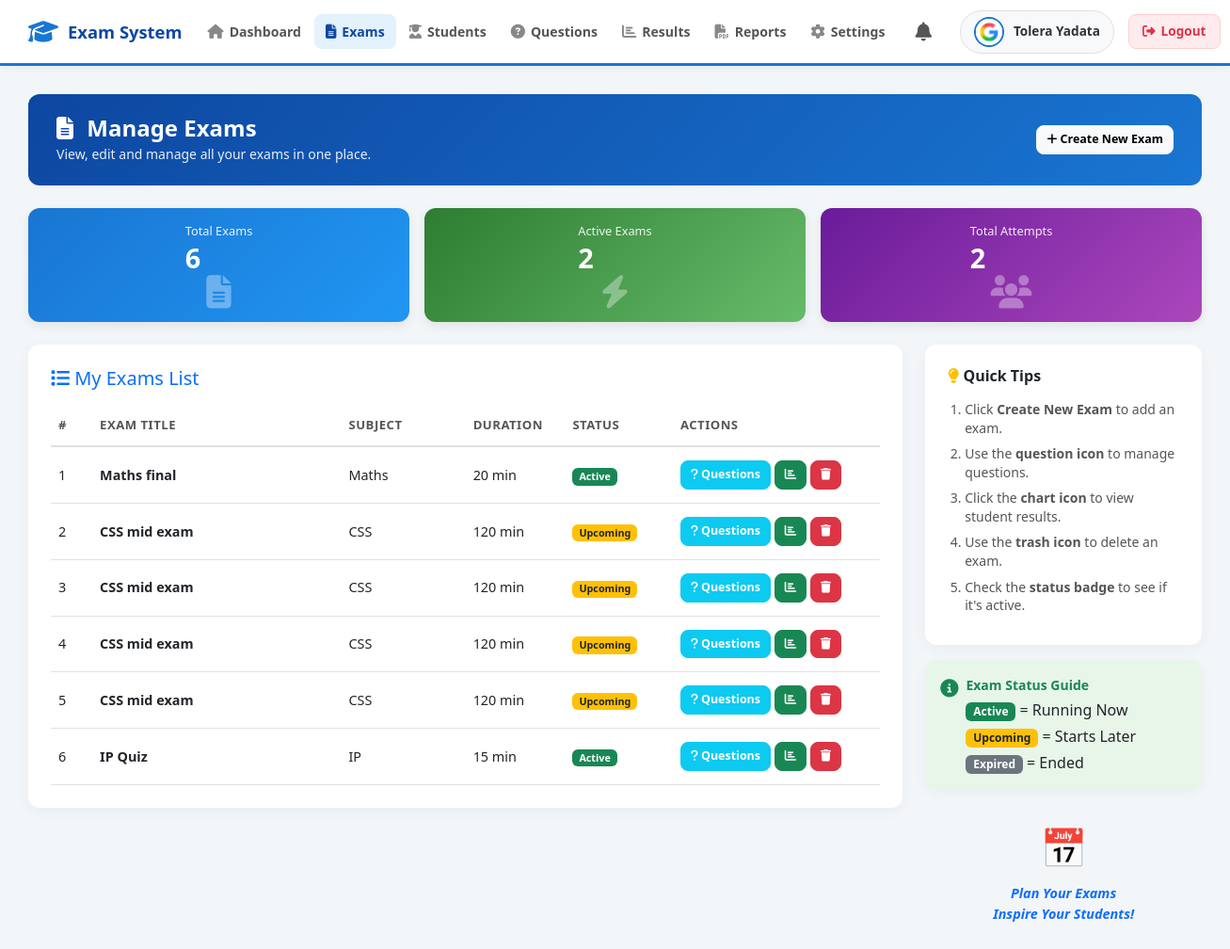
Page /teacher/manage_exams.php (signed in) on the committed database.
### tables this page shows
CREATE TABLE `users` (
  `user_id` int(11) NOT NULL,
  `name` varchar(100) NOT NULL,
  `email` varchar(100) NOT NULL,
  `username` varchar(50) NOT NULL,
  `password` varchar(255) NOT NULL,
  `role` varchar(20) NOT NULL,
  `status` varchar(10) DEFAULT 'Active',
  `created_at` datetime DEFAULT current_timestamp(),
  `profile_image` varchar(255) DEFAULT NULL
);

CREATE TABLE `exams` (
  `exam_id` int(11) NOT NULL,
  `title` varchar(100) NOT NULL,
  `subject` varchar(100) NOT NULL,
  `exam_type` varchar(50) NOT NULL,
  `duration_minutes` int(11) NOT NULL,
  `start_time` datetime NOT NULL,
  `end_time` datetime NOT NULL,
  `description` text DEFAULT NULL,
  `created_by` int(11) NOT NULL,
  `created_at` datetime DEFAULT current_timestamp(),
  `status` varchar(20) DEFAULT 'Draft',
  `total_questions` int(11) DEFAULT 0
);

### teacher/manage_exams.php (the view, shortened to what this page needs)
<?php
require_once ROOT_PATH . '/db_connect.php';
include ROOT_PATH . '/includes/header.php';
$teacher_id = $_SESSION['user_id'];
$totalExams = $conn->query("SELECT COUNT(*) as c FROM exams WHERE created_by = $teacher_id")->fetch_assoc()['c'];
$activeExams = $conn->query("SELECT COUNT(*) as c FROM exams WHERE created_by = $teacher_id AND NOW() BETWEEN start_time AND end_time")->fetch_assoc()['c'];
$totalAttempts = $conn->query("SELECT COUNT(*) as c FROM attempts a JOIN exams e ON a.exam_id = e.exam_id WHERE e.created_by = $teacher_id AND a.status='Completed'")->fetch_assoc()['c'];
$exams_query = $conn->query("SELECT * FROM exams WHERE created_by = $teacher_id ORDER BY exam_id DESC");
?>
<div class="main-content">
    <div class="page-header-box d-flex justify-content-between align-items-center mb-4">
        <div>
            <h4 class="m-0 fw-bold"><i class="fas fa-file-alt me-2"></i> Manage Exams</h4>
            <small>View, edit and manage all your exams in one place.</small>
        </div>
        <a href="create_exam.php" class="btn btn-light btn-sm fw-bold"><i class="fas fa-plus"></i> Create New Exam</a>
    </div>
    <div class="row g-3 mb-4">
        <div class="col-md-4">
            <div class="card summary-card" style="background: linear-gradient(135deg, #1976d2, #2196f3);">
                <div>
                    <small>Total Exams</small>
                    <h3><?php echo $totalExams; ?></h3>
                </div>
                <i class="fas fa-file-alt"></i>
            </div>
        </div>
        <div class="col-md-4">
            <div class="card summary-card" style="background: linear-gradient(135deg, #2e7d32, #66bb6a);">
                <div>
                    <small>Active Exams</small>
                    <h3><?php echo $activeExams; ?></h3>
                </div>
                <i class="fas fa-bolt"></i>
            </div>
        </div>
        <div class="col-md-4">
            <div class="card summary-card" style="background: linear-gradient(135deg, #6a1b9a, #ab47bc);">
                <div>
                    <small>Total Attempts</small>
                    <h3><?php echo $totalAttempts; ?></h3>
                </div>
                <i class="fas fa-users"></i>
            </div>
        </div>
    </div>
    <div class="row g-4">
        <div class="col-lg-9">
            <div class="card p-4" style="min-height: 440px;">
                <h5 class="text-primary mb-3"><i class="fas fa-list"></i> My Exams List</h5>
                <table class="table table-hover align-middle mb-0">
                    <thead>
                        <tr>
                            <th style="width: 5%;">#</th>
                            <th style="width: 30%;">Exam Title</th>
                            <th style="width: 15%;">Subject</th>
                            <th style="width: 12%;">Duration</th>
                            <th style="width: 13%;">Status</th>
                            <th style="width: 25%;">Actions</th>
                        </tr>
                    </thead>
                    <tbody>
                        <?php
                        if ($exams_query->num_rows > 0) {
                            $i = 1;
                            while ($exam = $exams_query->fetch_assoc()) {
                                $now = date('Y-m-d H:i:s');
                                if ($now < $exam['start_time']) {
                                    $status_badge = '<span class="badge bg-warning text-dark">Upcoming</span>';
                                } elseif ($now > $exam['end_time']) {
                                    $status_badge = '<span class="badge bg-secondary">Expired</span>';
                                } else {
                                    $status_badge = '<span class="badge bg-success">Active</span>';
                                }
                        ?>
                            <tr>
                                <td><?php echo $i; ?></td>
                                <td><strong><?php echo htmlspecialchars($exam['title']); ?></strong></td>
                                <td><?php echo htmlspecialchars($exam['subject']); ?></td>
                                <td><?php echo $exam['duration_minutes']; ?> min</td>
                                <td><?php echo $status_badge; ?></td>
                                <td>
                                    <a href="questions.php?exam_id=<?php echo $exam['exam_id']; ?>" class="btn btn-sm btn-info text-white" title="Manage Questions">
                                        <i class="fas fa-question"></i> Questions
                                    </a>
                                    <a href="results.php?exam_id=<?php echo $exam['exam_id']; ?>" class="btn btn-sm btn-success" title="View Results">
                                        <i class="fas fa-chart-bar"></i>
                                    </a>
                                    <a href="manage_exams.php?delete=<?php echo $exam['exam_id']; ?>" class="btn btn-sm btn-danger" title="Delete" onclick="return confirm('Delete this exam? All questions and results will also be deleted.');">
                                        <i class="fas fa-trash"></i>
                                    </a>
                                </td>
                            </tr>
                        <?php
                                $i++;
                            }
                        }
                        ?>
                    </tbody>
                </table>
            </div>
        </div>
        <div class="col-lg-3">
            <div class="card p-4 mb-3">
                <h6 class="fw-bold mb-3"><i class="fas fa-lightbulb text-warning"></i> Quick Tips</h6>
                <ol class="tips-list small">
                    <li>Click <strong>Create New Exam</strong> to add an exam.</li>
                    <li>Use the <strong>question icon</strong> to manage questions.</li>
                    <li>Click the <strong>chart icon</strong> to view student results.</li>
                    <li>Use the <strong>trash icon</strong> to delete an exam.</li>
                    <li>Check the <strong>status badge</strong> to see if it's active.</li>
                </ol>
            </div>
            <div class="card p-3 mb-3" style="background:#e8f5e9;">
                <div class="d-flex align-items-start">
                    <i class="fas fa-info-circle text-success me-2 mt-1" style="font-size:1.2rem;"></i>
                    <div>
                        <strong class="text-success small d-block mb-1">Exam Status Guide</strong>
                        <span class="badge bg-success mb-1">Active</span> = Running Now<br>
                        <span class="badge bg-warning text-dark mb-1">Upcoming</span> = Starts Later<br>
                        <span class="badge bg-secondary">Expired</span> = Ended
                    </div>
                </div>
            </div>
            <div class="text-center py-3">
                <div style="font-size:2.5rem; color:#1976d2;">📅</div>
                <p class="text-primary fst-italic fw-bold mt-2 mb-0" style="font-size:0.9rem;">
                    Plan Your Exams<br>Inspire Your Students!
                </p>
            </div>
        </div>
    </div>
</div>
<?php include ROOT_PATH . '/includes/footer.php'; ?>

### includes/header.php (shortened to what this page needs)
<?php
$header_img = null;
if (isset($conn) && isset($_SESSION['user_id'])) {
    $header_uid = $_SESSION['user_id'];
    $header_img_q = $conn->query("SELECT profile_image FROM users WHERE user_id = $header_uid");
    $header_img = ($header_img_q && $header_img_q->num_rows > 0) ? $header_img_q->fetch_assoc()['profile_image'] : null;
}
$base_path = (strpos($_SERVER['PHP_SELF'], '/admin/') !== false ||
              strpos($_SERVER['PHP_SELF'], '/teacher/') !== false ||
              strpos($_SERVER['PHP_SELF'], '/student/') !== false ||
              strpos($_SERVER['PHP_SELF'], '/shared/') !== false) ? "../" : "";
?>
<!DOCTYPE html>
<html lang="en">
<head>
    <link href="https://cdn.jsdelivr.net/npm/bootstrap@5.3.0/dist/css/bootstrap.min.css" rel="stylesheet">
    <link rel="stylesheet" href="https://cdnjs.cloudflare.com/ajax/libs/font-awesome/6.4.0/css/all.min.css">
</head>
<body>
<div class="top-navbar">
    <a href="<?php echo $base_path; ?>index.php" class="nav-brand">
        <i class="fas fa-graduation-cap"></i> Exam System
    </a>
    <div class="nav-menu">
        <?php include ROOT_PATH . '/includes/sidebar.php'; ?>
    </div>
    <div class="user-menu">
        <div class="nav-dropdown" style="margin-right: 10px;">
            <a href="#" class="dropdown-toggle bell-icon" data-bs-toggle="dropdown" aria-expanded="false" style="text-decoration: none; color: #555; position: relative; padding: 5px;">
                <i class="fas fa-bell fa-lg"></i>
            </a>
        </div>
        <div class="user-badge">
            <?php if (!empty($header_img)): ?>
                <img src="<?php echo $base_path; ?>assets/uploads/<?php echo htmlspecialchars($header_img); ?>" alt="Profile">
            <?php else: ?>
                <i class="fas fa-user-circle"></i>
            <?php endif; ?>
            <span><?php echo htmlspecialchars($_SESSION['name']); ?></span>
        </div>
        <a href="<?php echo $base_path; ?>logout.php" class="logout-btn">
            <i class="fas fa-sign-out-alt"></i> Logout
        </a>
    </div>
</div>

### teacher/manage_exams.php (style rules this page uses)
.page-header-box { background: linear-gradient(135deg, #0d47a1, #1976d2); color: white; padding: 22px 30px; border-radius: 12px; }
.page-header-box small { opacity: 0.9; }
.summary-card { display: flex; justify-content: space-between; align-items: center; padding: 15px 20px; color: white; border-radius: 12px; box-shadow: 0 4px 12px rgba(0,0,0,0.08); }
.summary-card small { font-size: 0.8rem; opacity: 0.9; display: block; margin-bottom: 2px; }
.summary-card h3 { font-weight: 700; margin: 0; font-size: 1.8rem; }
.summary-card i { font-size: 2.2rem; opacity: 0.35; }
.table th { font-weight: 600; font-size: 0.82rem; color: #555; border-top: none; text-transform: uppercase; letter-spacing: 0.5px; padding: 12px 8px; }
.table td { font-size: 0.9rem; vertical-align: middle; padding: 14px 8px; }
.tips-list { padding-left: 18px; margin-bottom: 0; }
.tips-list li { margin-bottom: 8px; color: #555; line-height: 1.4; }
.btn-sm { font-size: 0.78rem; padding: 5px 10px; }

### rows in the picture
users: profile_image (picture)
exams: title "Maths final", subject "Maths", duration_minutes "20", shows "Active"
exams: title "CSS mid exam", subject "CSS", duration_minutes "120", shows "Upcoming"
exams: title "CSS mid exam", subject "CSS", duration_minutes "120", shows "Upcoming"
exams: title "CSS mid exam", subject "CSS", duration_minutes "120", shows "Upcoming"
exams: title "CSS mid exam", subject "CSS", duration_minutes "120", shows "Upcoming"
exams: title "IP Quiz", subject "IP", duration_minutes "15", shows "Active"

### other values in the picture
$_SESSION['name'] "Tolera Yadata"
$totalExams "6"
$activeExams "2"
$totalAttempts "2"
